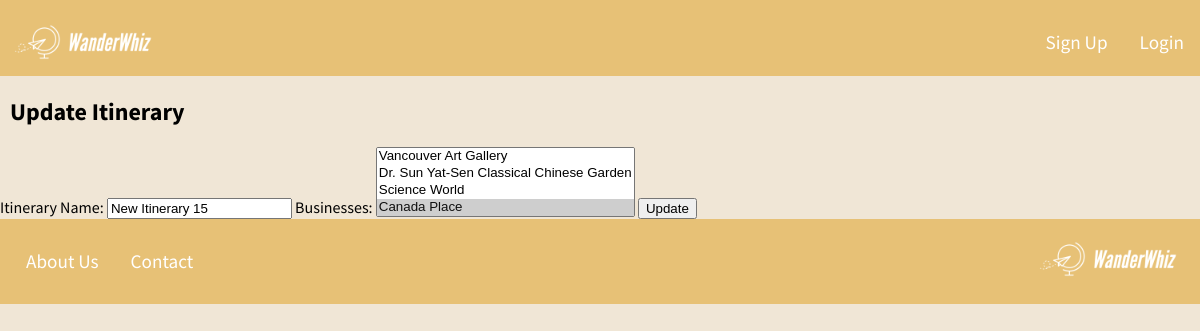
Page /itineraries/15/update/ on the committed database.
### members/models.py (models this page shows, shortened)
class Itinerary(models.Model):
    itinerary_name = models.CharField(max_length=255)
    business_list = models.ManyToManyField(Business)
    user_id = models.ForeignKey(User, on_delete=models.CASCADE)

class Business(models.Model):
    business_name = models.CharField(max_length=255)
    business_type = models.CharField(max_length=12, default='Tourist Attraction')
    address = models.CharField(max_length=255)
    rating = models.CharField(max_length=5)

### members/views.py (the view, shortened to what this page needs)
# urls.py: path('itineraries/<int:id>/update/', itinerary_update, name='itinerary_update'),
def itinerary_update(request, id):
    itinerary = get_object_or_404(Itinerary, id=id)
    businesses = Business.objects.all()  # Retrieve all available businesses
    return render(request, 'itinerary_update.html', {'itinerary': itinerary, 'businesses': businesses})

### members/templates/itinerary_update.html (shortened to what this page needs)
{% extends 'registration/home.html' %}
{% load static %}
{% block content %}
  <h2>Update Itinerary</h2>
  <form method="post">
    <label for="itinerary_name">Itinerary Name:</label>
    <input type="text" id="itinerary_name" name="itinerary_name" value="{{ itinerary.itinerary_name }}">
    <label for="businesses">Businesses:</label>
    <select id="businesses" name="businesses" multiple>
      {% for business in businesses %}
        <option value="{{ business.id }}" {% if business in itinerary.business_list.all %}selected{% endif %}>{{ business.business_name }}</option>
      {% endfor %}
    </select>
    <button type="submit">Update</button>
  </form>
{% endblock %}

### members/static/homestylesheet.css (style rules this page uses)
body { background-color: #f0e6d6; width: 100%; font-family: 'Source Sans Pro', sans-serif; margin: 0; }
h2 { padding-left: 10px; }

### rows in the picture
Itinerary: itinerary_name "New Itinerary 15", businesses "Vancouver Art Gallery / Dr. Sun Yat-Sen Classical Chinese Garden / Science World / Canada Place ☑"
